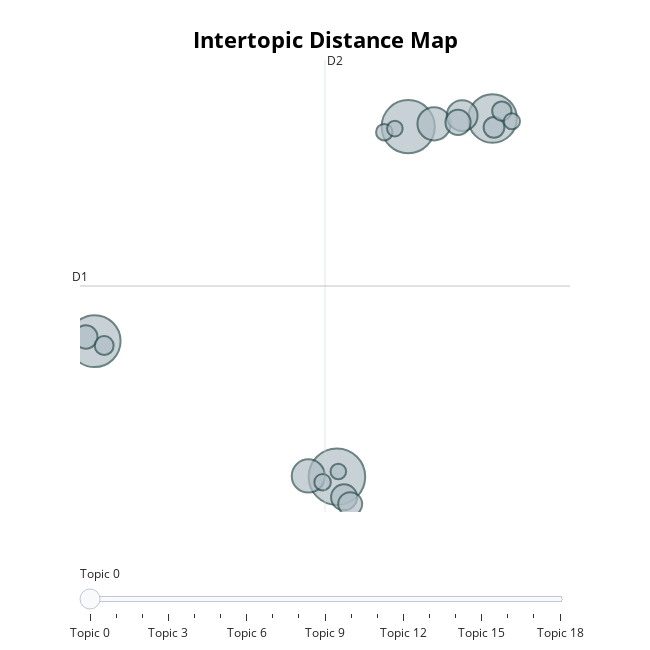

The notebook cell this image was saved under:
### Code cell
topic_model.visualize_topics()

### Figure 1 — Plotly figure (JSON) as saved in the notebook; plotly's stock layout.template omitted (floating-point values rounded to 4 significant figures)
{"data": [{"customdata": [[0, "typescript | javascript | nodejs | react | for", 223], [1, "dart | flutter | android | app | kotlin", 197], [2, "verilog | kernel | and | for | assembly", 188], [3, "python | django | of | to | the", 165], [4, "php | laravel | package | filament | admin", 77], [5, "java | engine | oop | springboot | javafx", 77], [6, "github | repository | awesome | list | profile", 66], [7, "javascript | ciede2000 | canvas | viewerjs | photographers", 47], [8, "crm | csharp | system | api | dynamics", 44], [9, "html | css | html5 | javascript | movies", 40], [10, "game | robot | algorithms | python | opengl", 38], [11, "arabic | text | diacritics | word | nlp", 30], [12, "python | cnn | detection | computervision | pytorch", 26], [13, "rust | shell | linux | qr | bspwm", 25], [14, "interview | questions | list | of | ai", 19], [15, "readme | go |  |  | ", 19], [16, "audio | music | python | reader | machinereadable", 18], [17, "kotlin | test | ui | unit | koin", 17], [18, "swift | ios | taylor | custom | button", 17]], "hovertemplate": "<b>Topic %{customdata[0]}</b><br>%{customdata[1]}<br>Size: %{customdata[2]}", "legendgroup": "", "marker": {"color": "#B0BEC5", "line": {"color": "DarkSlateGrey", "width": 2}, "size": [223, 197, 188, 165, 77, 77, 66, 47, 44, 40, 38, 30, 26, 25, 19, 19, 18, 17, 17], "sizemode": "area", "sizeref": 0.1394, "symbol": "circle"}, "mode": "markers", "name": "", "orientation": "v", "showlegend": false, "type": "scatter", "x": [5.215, 6.968, -0.7429, 9.041, 4.513, 7.604, 8.296, 5.391, 8.194, 5.542, -0.9579, 9.077, 9.27, -0.5068, 4.863, 6.381, 9.519, 6.64, 5.25], "xaxis": "x", "y": [-1.326, 17.09, 5.809, 17.53, -1.286, 17.25, 17.67, -2.41, 17.32, -2.77, 6.025, 17.06, 17.92, 5.574, -1.618, 16.81, 17.38, 17.0, -1.052], "yaxis": "y"}], "layout": {"annotations": [{"showarrow": false, "text": "D1", "x": -1.102, "y": 8.71, "yshift": 10}, {"showarrow": false, "text": "D2", "x": 4.922, "xshift": 10, "y": 20.6}], "height": 650, "hoverlabel": {"bgcolor": "white", "font": {"family": "Rockwell", "size": 16}}, "legend": {"itemsizing": "constant", "tracegroupgap": 0}, "margin": {"t": 60}, "shapes": [{"line": {"color": "#CFD8DC", "width": 2}, "type": "line", "x0": 4.922, "x1": 4.922, "y0": -3.185, "y1": 20.6}, {"line": {"color": "#9E9E9E", "width": 2}, "type": "line", "x0": -1.102, "x1": 10.95, "y0": 8.71, "y1": 8.71}], "sliders": [{"active": 0, "pad": {"t": 50}, "steps": [{"args": [{"marker.color": [["red", "#B0BEC5", "#B0BEC5", "#B0BEC5", "#B0BEC5", "#B0BEC5", "#B0BEC5", "#B0BEC5", "#B0BEC5", "#B0BEC5", "#B0BEC5", "#B0BEC5", "#B0BEC5", "#B0BEC5", "#B0BEC5", "#B0BEC5", "#B0BEC5", "#B0BEC5", "#B0BEC5"]]}], "label": "Topic 0", "method": "update"}, {"args": [{"marker.color": [["#B0BEC5", "red", "#B0BEC5", "#B0BEC5", "#B0BEC5", "#B0BEC5", "#B0BEC5", "#B0BEC5", "#B0BEC5", "#B0BEC5", "#B0BEC5", "#B0BEC5", "#B0BEC5", "#B0BEC5", "#B0BEC5", "#B0BEC5", "#B0BEC5", "#B0BEC5", "#B0BEC5"]]}], "label": "Topic 1", "method": "update"}, {"args": [{"marker.color": [["#B0BEC5", "#B0BEC5", "red", "#B0BEC5", "#B0BEC5", "#B0BEC5", "#B0BEC5", "#B0BEC5", "#B0BEC5", "#B0BEC5", "#B0BEC5", "#B0BEC5", "#B0BEC5", "#B0BEC5", "#B0BEC5", "#B0BEC5", "#B0BEC5", "#B0BEC5", "#B0BEC5"]]}], "label": "Topic 2", "method": "update"}, {"args": [{"marker.color": [["#B0BEC5", "#B0BEC5", "#B0BEC5", "red", "#B0BEC5", "#B0BEC5", "#B0BEC5", "#B0BEC5", "#B0BEC5", "#B0BEC5", "#B0BEC5", "#B0BEC5", "#B0BEC5", "#B0BEC5", "#B0BEC5", "#B0BEC5", "#B0BEC5", "#B0BEC5", "#B0BEC5"]]}], "label": "Topic 3", "method": "update"}, {"args": [{"marker.color": [["#B0BEC5", "#B0BEC5", "#B0BEC5", "#B0BEC5", "red", "#B0BEC5", "#B0BEC5", "#B0BEC5", "#B0BEC5", "#B0BEC5", "#B0BEC5", "#B0BEC5", "#B0BEC5", "#B0BEC5", "#B0BEC5", "#B0BEC5", "#B0BEC5", "#B0BEC5", "#B0BEC5"]]}], "label": "Topic 4", "method": "update"}, {"args": [{"marker.color": [["#B0BEC5", "#B0BEC5", "#B0BEC5", "#B0BEC5", "#B0BEC5", "red", "#B0BEC5", "#B0BEC5", "#B0BEC5", "#B0BEC5", "#B0BEC5", "#B0BEC5", "#B0BEC5", "#B0BEC5", "#B0BEC5", "#B0BEC5", "#B0BEC5", "#B0BEC5", "#B0BEC5"]]}], "label": "Topic 5", "method": "update"}, {"args": [{"marker.color": [["#B0BEC5", "#B0BEC5", "#B0BEC5", "#B0BEC5", "#B0BEC5", "#B0BEC5", "red", "#B0BEC5", "#B0BEC5", "#B0BEC5", "#B0BEC5", "#B0BEC5", "#B0BEC5", "#B0BEC5", "#B0BEC5", "#B0BEC5", "#B0BEC5", "#B0BEC5", "#B0BEC5"]]}], "label": "Topic 6", "method": "update"}, {"args": [{"marker.color": [["#B0BEC5", "#B0BEC5", "#B0BEC5", "#B0BEC5", "#B0BEC5", "#B0BEC5", "#B0BEC5", "red", "#B0BEC5", "#B0BEC5", "#B0BEC5", "#B0BEC5", "#B0BEC5", "#B0BEC5", "#B0BEC5", "#B0BEC5", "#B0BEC5", "#B0BEC5", "#B0BEC5"]]}], "label": "Topic 7", "method": "update"}, {"args": [{"marker.color": [["#B0BEC5", "#B0BEC5", "#B0BEC5", "#B0BEC5", "#B0BEC5", "#B0BEC5", "#B0BEC5", "#B0BEC5", "red", "#B0BEC5", "#B0BEC5", "#B0BEC5", "#B0BEC5", "#B0BEC5", "#B0BEC5", "#B0BEC5", "#B0BEC5", "#B0BEC5", "#B0BEC5"]]}], "label": "Topic 8", "method": "update"}, {"args": [{"marker.color": [["#B0BEC5", "#B0BEC5", "#B0BEC5", "#B0BEC5", "#B0BEC5", "#B0BEC5", "#B0BEC5", "#B0BEC5", "#B0BEC5", "red", "#B0BEC5", "#B0BEC5", "#B0BEC5", "#B0BEC5", "#B0BEC5", "#B0BEC5", "#B0BEC5", "#B0BEC5", "#B0BEC5"]]}], "label": "Topic 9", "method": "update"}, {"args": [{"marker.color": [["#B0BEC5", "#B0BEC5", "#B0BEC5", "#B0BEC5", "#B0BEC5", "#B0BEC5", "#B0BEC5", "#B0BEC5", "#B0BEC5", "#B0BEC5", "red", "#B0BEC5", "#B0BEC5", "#B0BEC5", "#B0BEC5", "#B0BEC5", "#B0BEC5", "#B0BEC5", "#B0BEC5"]]}], "label": "Topic 10", "method": "update"}, {"args": [{"marker.color": [["#B0BEC5", "#B0BEC5", "#B0BEC5", "#B0BEC5", "#B0BEC5", "#B0BEC5", "#B0BEC5", "#B0BEC5", "#B0BEC5", "#B0BEC5", "#B0BEC5", "red", "#B0BEC5", "#B0BEC5", "#B0BEC5", "#B0BEC5", "#B0BEC5", "#B0BEC5", "#B0BEC5"]]}], "label": "Topic 11", "method": "update"}, {"args": [{"marker.color": [["#B0BEC5", "#B0BEC5", "#B0BEC5", "#B0BEC5", "#B0BEC5", "#B0BEC5", "#B0BEC5", "#B0BEC5", "#B0BEC5", "#B0BEC5", "#B0BEC5", "#B0BEC5", "red", "#B0BEC5", "#B0BEC5", "#B0BEC5", "#B0BEC5", "#B0BEC5", "#B0BEC5"]]}], "label": "Topic 12", "method": "update"}, {"args": [{"marker.color": [["#B0BEC5", "#B0BEC5", "#B0BEC5", "#B0BEC5", "#B0BEC5", "#B0BEC5", "#B0BEC5", "#B0BEC5", "#B0BEC5", "#B0BEC5", "#B0BEC5", "#B0BEC5", "#B0BEC5", "red", "#B0BEC5", "#B0BEC5", "#B0BEC5", "#B0BEC5", "#B0BEC5"]]}], "label": "Topic 13", "method": "update"}, {"args": [{"marker.color": [["#B0BEC5", "#B0BEC5", "#B0BEC5", "#B0BEC5", "#B0BEC5", "#B0BEC5", "#B0BEC5", "#B0BEC5", "#B0BEC5", "#B0BEC5", "#B0BEC5", "#B0BEC5", "#B0BEC5", "#B0BEC5", "red", "#B0BEC5", "#B0BEC5", "#B0BEC5", "#B0BEC5"]]}], "label": "Topic 14", "method": "update"}, {"args": [{"marker.color": [["#B0BEC5", "#B0BEC5", "#B0BEC5", "#B0BEC5", "#B0BEC5", "#B0BEC5", "#B0BEC5", "#B0BEC5", "#B0BEC5", "#B0BEC5", "#B0BEC5", "#B0BEC5", "#B0BEC5", "#B0BEC5", "#B0BEC5", "red", "#B0BEC5", "#B0BEC5", "#B0BEC5"]]}], "label": "Topic 15", "method": "update"}, {"args": [{"marker.color": [["#B0BEC5", "#B0BEC5", "#B0BEC5", "#B0BEC5", "#B0BEC5", "#B0BEC5", "#B0BEC5", "#B0BEC5", "#B0BEC5", "#B0BEC5", "#B0BEC5", "#B0BEC5", "#B0BEC5", "#B0BEC5", "#B0BEC5", "#B0BEC5", "red", "#B0BEC5", "#B0BEC5"]]}], "label": "Topic 16", "method": "update"}, {"args": [{"marker.color": [["#B0BEC5", "#B0BEC5", "#B0BEC5", "#B0BEC5", "#B0BEC5", "#B0BEC5", "#B0BEC5", "#B0BEC5", "#B0BEC5", "#B0BEC5", "#B0BEC5", "#B0BEC5", "#B0BEC5", "#B0BEC5", "#B0BEC5", "#B0BEC5", "#B0BEC5", "red", "#B0BEC5"]]}], "label": "Topic 17", "method": "update"}, {"args": [{"marker.color": [["#B0BEC5", "#B0BEC5", "#B0BEC5", "#B0BEC5", "#B0BEC5", "#B0BEC5", "#B0BEC5", "#B0BEC5", "#B0BEC5", "#B0BEC5", "#B0BEC5", "#B0BEC5", "#B0BEC5", "#B0BEC5", "#B0BEC5", "#B0BEC5", "#B0BEC5", "#B0BEC5", "red"]]}], "label": "Topic 18", "method": "update"}]}], "title": {"font": {"color": "Black", "size": 22}, "text": "<b>Intertopic Distance Map</b>", "x": 0.5, "xanchor": "center", "y": 0.95, "yanchor": "top"}, "width": 650, "xaxis": {"anchor": "y", "domain": [0, 1], "range": [-1.102, 10.95], "title": {"text": ""}, "visible": false}, "yaxis": {"anchor": "x", "domain": [0, 1], "range": [-3.185, 20.6], "title": {"text": ""}, "visible": false}}}
